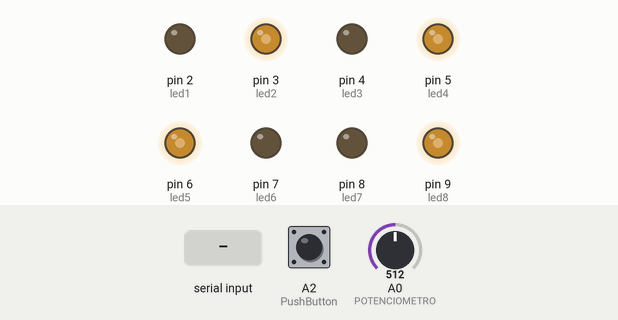
Recording of a sketch running on a simulated Arduino Uno, built with avr-gcc and run on an emulated ATmega328P. On the bench: output pins drawn as LEDs (lit = HIGH). The test bench sets the inputs (shaded band); at power-on: A0 (POTENCIOMETRO) = 512, A2 (PushButton) HIGH.

Above: at 1.2 s.
1.3 s: "2" received over Serial
At 2.1 s:
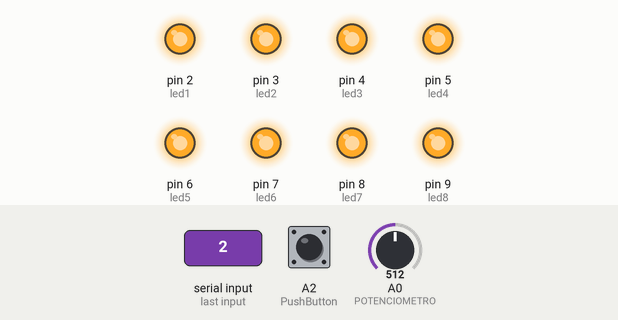
4.3 s: A0 (POTENCIOMETRO) set to 716
At 5.9 s:
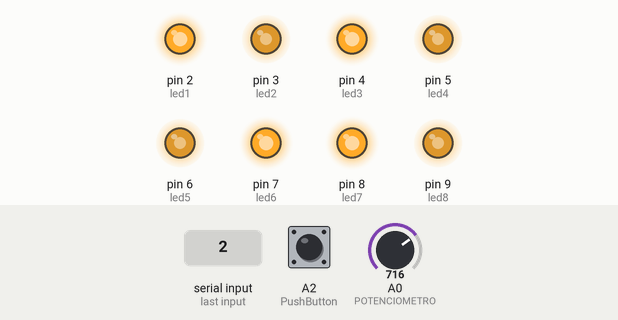
6.8 s: A0 (POTENCIOMETRO) set to 122
At 8.0 s:
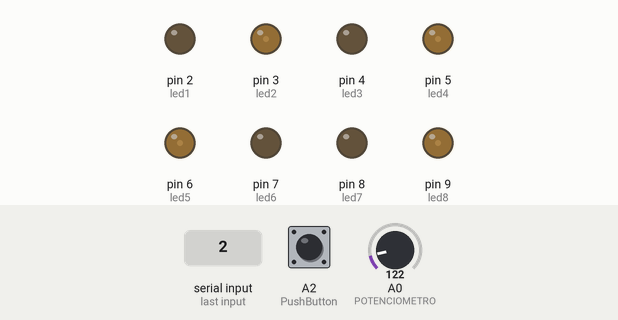
8.3 s: A0 (POTENCIOMETRO) set to 0
At 9.1 s:
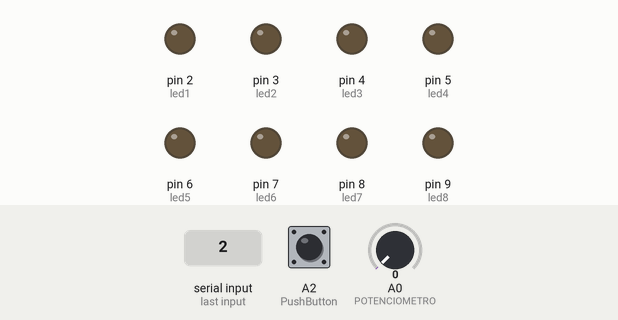
9.8 s: A0 (POTENCIOMETRO) set to 511
At 10.1 s:
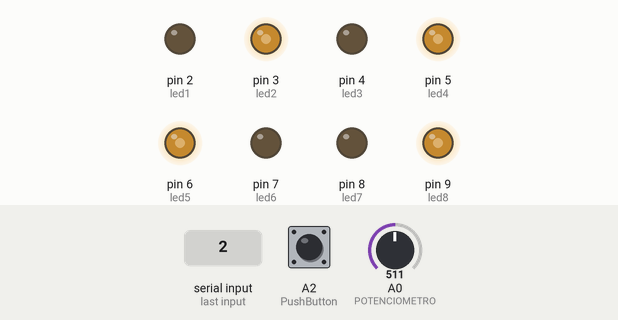
Timing chart, 0 to 12.3 s (numbered marks = the images above; inputs shaded):
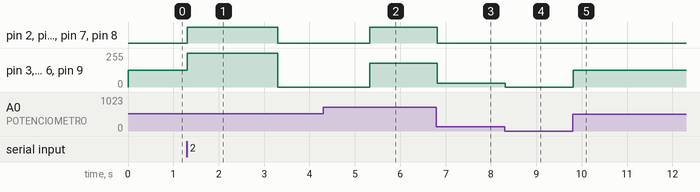

The sketch:

Lab-1_Rashell_Cifuentes.ino
```cpp
//declaramos el potenciometro, y los pines de los led
const int POTENCIOMETRO = 0;
const int led1=2;
const int led2=3;
const int led3=4;
const int led4=5;
const int led5=6;
const int led6=7;
const int led7=8;
const int led8=9;

const int PushButton=A2;
int val = 0; // almacenar el estado del boton
int state = 0;
int old_val = 0;
int intensidad;
int input;
int i=0;


void setup(){
pinMode(led1,OUTPUT);
pinMode(led2,OUTPUT);
pinMode(led3,OUTPUT);
pinMode(led4,OUTPUT);
pinMode(led5,OUTPUT);
pinMode(led6,OUTPUT);
pinMode(led7,OUTPUT);
pinMode(led8,OUTPUT);
pinMode(PushButton,INPUT);
Serial.begin(9600);
}


void loop(){
pinMode(led1,HIGH);
pinMode(led2,HIGH);
pinMode(led3,HIGH);
pinMode(led4,HIGH);
pinMode(led5,HIGH);
pinMode(led6,HIGH);
pinMode(led7,HIGH);
pinMode(led8,HIGH);

val=digitalRead(PushButton);
if(val ==LOW){
    digitalWrite(led1,HIGH);
    digitalWrite(led2,HIGH);
    digitalWrite(led3,HIGH);
    digitalWrite(led4,HIGH);
    digitalWrite(led5,HIGH);
    digitalWrite(led6,HIGH);
    digitalWrite(led7,HIGH);
    digitalWrite(led8,HIGH);
}

if ((val == HIGH) && (old_val == LOW)){

state=1-state;
delay(10);
}

if  (state==1){

  int valorport=0;
  valorport= analogRead(POTENCIOMETRO);
  intensidad = map(valorport,0,1023,0,255);
  for(i=2; i<10;i++){
        analogWrite(i,intensidad);
      }

    delay(25);

}
if (Serial.available()>0){

    input=Serial.read();

    if (input=='2'){
      for(i=2; i<10;i++){
        digitalWrite(i,HIGH);
      }
      delay(2000);
     for(i=2; i<10;i++){
        digitalWrite(i,LOW);
      }
      delay(2000);
    }
}
}
```

Measured:
- after the input at 1.3 s, pin 2 (led1), pin 4 (led3), pin 7 (led6), pin 8 (led7): LOW → HIGH at once, → LOW 2.0 s later; pin 3 (led2), pin 5 (led4), pin 6 (led5), pin 9 (led8): 127/255 → 255/255 at once, → 0/255 2.0 s later
- after the input at 4.3 s, pin 2 (led1), pin 4 (led3), pin 7 (led6), pin 8 (led7): LOW → HIGH after 1.0 s; pin 3 (led2), pin 5 (led4), pin 6 (led5), pin 9 (led8): 0/255 → 178/255 after 1.0 s
- after the input at 6.8 s, pin 2 (led1), pin 4 (led3), pin 7 (led6), pin 8 (led7): HIGH → LOW at once; pin 3 (led2), pin 5 (led4), pin 6 (led5), pin 9 (led8): 178/255 → 30/255 at once
- after the input at 8.3 s, pin 3 (led2), pin 5 (led4), pin 6 (led5), pin 9 (led8): 30/255 → 0/255 at once
- after the input at 9.8 s, pin 3 (led2), pin 5 (led4), pin 6 (led5), pin 9 (led8): 0/255 → 127/255 at once
